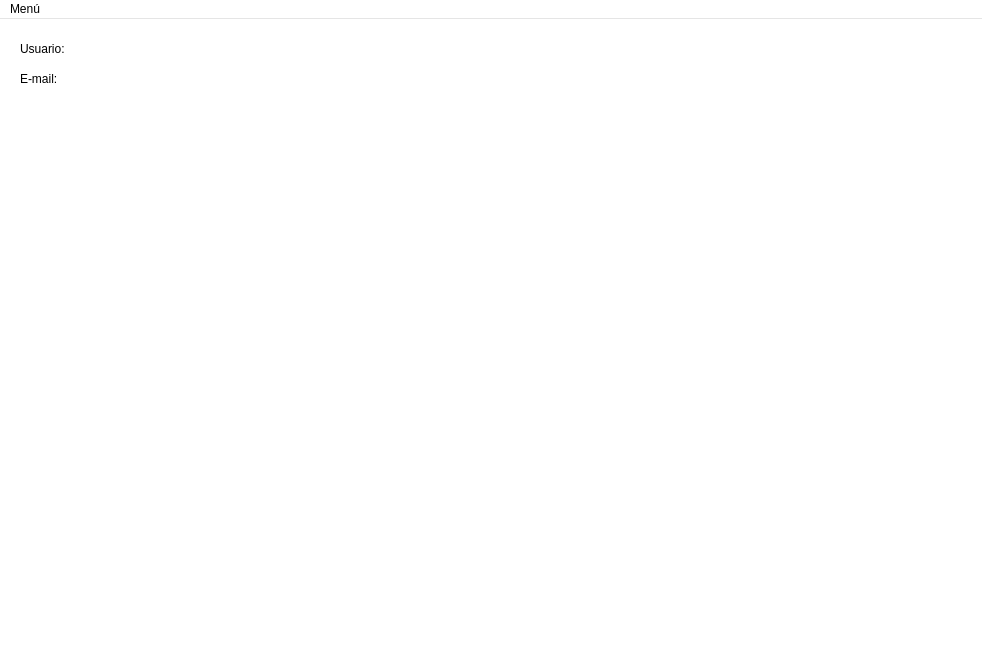
<?xml version="1.0" encoding="UTF-8"?>
<ui version="4.0">
 <class>UserView</class>
 <widget class="QMainWindow" name="UserView">
  <property name="geometry">
   <rect>
    <x>0</x>
    <y>0</y>
    <width>982</width>
    <height>664</height>
   </rect>
  </property>
  <property name="palette">
   <palette>
    <active>
     <colorrole role="Base">
      <brush brushstyle="SolidPattern">
       <color alpha="255">
        <red>255</red>
        <green>255</green>
        <blue>255</blue>
       </color>
      </brush>
     </colorrole>
     <colorrole role="Window">
      <brush brushstyle="SolidPattern">
       <color alpha="255">
        <red>255</red>
        <green>255</green>
        <blue>255</blue>
       </color>
      </brush>
     </colorrole>
    </active>
    <inactive>
     <colorrole role="Base">
      <brush brushstyle="SolidPattern">
       <color alpha="255">
        <red>255</red>
        <green>255</green>
        <blue>255</blue>
       </color>
      </brush>
     </colorrole>
     <colorrole role="Window">
      <brush brushstyle="SolidPattern">
       <color alpha="255">
        <red>255</red>
        <green>255</green>
        <blue>255</blue>
       </color>
      </brush>
     </colorrole>
    </inactive>
    <disabled>
     <colorrole role="Base">
      <brush brushstyle="SolidPattern">
       <color alpha="255">
        <red>255</red>
        <green>255</green>
        <blue>255</blue>
       </color>
      </brush>
     </colorrole>
     <colorrole role="Window">
      <brush brushstyle="SolidPattern">
       <color alpha="255">
        <red>255</red>
        <green>255</green>
        <blue>255</blue>
       </color>
      </brush>
     </colorrole>
    </disabled>
   </palette>
  </property>
  <property name="windowTitle">
   <string>Cartera de Usuario</string>
  </property>
  <widget class="QWidget" name="centralwidget">
   <widget class="QLabel" name="labelUser">
    <property name="geometry">
     <rect>
      <x>20</x>
      <y>20</y>
      <width>68</width>
      <height>19</height>
     </rect>
    </property>
    <property name="font">
     <font>
      <pointsize>9</pointsize>
     </font>
    </property>
    <property name="text">
     <string>Usuario:</string>
    </property>
   </widget>
   <widget class="QLabel" name="labelEmail">
    <property name="geometry">
     <rect>
      <x>20</x>
      <y>50</y>
      <width>68</width>
      <height>19</height>
     </rect>
    </property>
    <property name="font">
     <font>
      <pointsize>9</pointsize>
     </font>
    </property>
    <property name="text">
     <string>E-mail:</string>
    </property>
   </widget>
   <widget class="QLabel" name="tfNombre">
    <property name="geometry">
     <rect>
      <x>100</x>
      <y>10</y>
      <width>191</width>
      <height>31</height>
     </rect>
    </property>
    <property name="font">
     <font>
      <pointsize>9</pointsize>
     </font>
    </property>
    <property name="text">
     <string/>
    </property>
   </widget>
   <widget class="QLabel" name="tfEmail">
    <property name="geometry">
     <rect>
      <x>100</x>
      <y>40</y>
      <width>191</width>
      <height>31</height>
     </rect>
    </property>
    <property name="font">
     <font>
      <pointsize>9</pointsize>
     </font>
    </property>
    <property name="text">
     <string/>
    </property>
   </widget>
   <widget class="QWidget" name="horizontalLayoutWidget">
    <property name="geometry">
     <rect>
      <x>0</x>
      <y>80</y>
      <width>991</width>
      <height>651</height>
     </rect>
    </property>
    <layout class="QHBoxLayout" name="layout"/>
   </widget>
  </widget>
  <widget class="QMenuBar" name="menuBar">
   <property name="geometry">
    <rect>
     <x>0</x>
     <y>0</y>
     <width>982</width>
     <height>31</height>
    </rect>
   </property>
   <widget class="QMenu" name="menuMen">
    <property name="title">
     <string>Menú</string>
    </property>
    <widget class="QMenu" name="menuSeleccionar_Mercado">
     <property name="title">
      <string>Seleccionar Fondo</string>
     </property>
    </widget>
    <addaction name="menuSeleccionar_Mercado"/>
    <addaction name="actionA_adir_Mercados"/>
    <addaction name="actionLog_Out"/>
    <addaction name="actionSalir"/>
   </widget>
   <addaction name="menuMen"/>
  </widget>
  <action name="actionLog_Out">
   <property name="text">
    <string>Log Out</string>
   </property>
  </action>
  <action name="actionSalir">
   <property name="text">
    <string>Salir</string>
   </property>
  </action>
  <action name="actionA_adir_Mercados">
   <property name="text">
    <string>Nuevo ISIN</string>
   </property>
  </action>
  <action name="action">
   <property name="text">
    <string>.</string>
   </property>
  </action>
  <action name="action_2">
   <property name="text">
    <string>.</string>
   </property>
  </action>
  <action name="actionPrimero">
   <property name="text">
    <string>Primero</string>
   </property>
  </action>
  <action name="actionSegundo">
   <property name="text">
    <string>Segundo</string>
   </property>
  </action>
  <action name="actionSPY">
   <property name="text">
    <string>SPY</string>
   </property>
  </action>
  <action name="actionAMZN">
   <property name="text">
    <string>AMZN</string>
   </property>
  </action>
 </widget>
 <resources/>
 <connections>
  <connection>
   <sender>actionSalir</sender>
   <signal>triggered()</signal>
   <receiver>UserView</receiver>
   <slot>close()</slot>
   <hints>
    <hint type="sourcelabel">
     <x>-1</x>
     <y>-1</y>
    </hint>
    <hint type="destinationlabel">
     <x>175</x>
     <y>152</y>
    </hint>
   </hints>
  </connection>
 </connections>
</ui>
